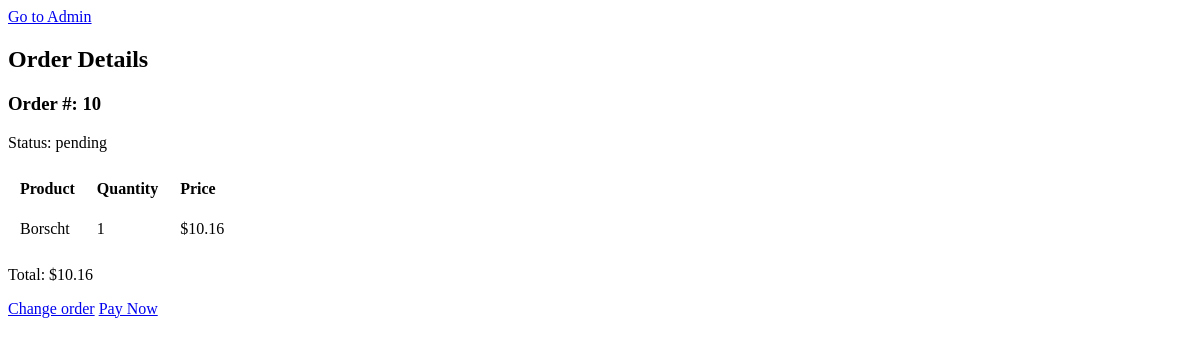
The app's page /order_details/10/ with its own data.
### ordering/models.py (models this page shows, shortened)
class Order(models.Model):
    STATUS_CHOICES = (
        ('pending', 'Pending'),
        ('active', 'Active'),
        ('completed', 'Completed'),
    )
    products = models.ManyToManyField(Product, through='OrderItem')
    status = models.CharField(max_length=10, choices=STATUS_CHOICES, default='pending')
    created_at = models.DateTimeField(auto_now_add=True)
    @property
    def total(self):
        return self.orderitem_set.aggregate(
            total=models.Sum(models.F('quantity') * models.F('product__price')))['total'] or 0

class OrderItem(models.Model):
    order = models.ForeignKey(Order, on_delete=models.CASCADE)
    product = models.ForeignKey(Product, on_delete=models.CASCADE)
    quantity = models.PositiveIntegerField()

class Product(models.Model):
    name = models.CharField(max_length=255)
    description = models.TextField()
    price = models.DecimalField(max_digits=10, decimal_places=2)

### ordering/views.py (the view)
# urls.py: path('order_details/<int:order_id>/', views.order_details, name='order_details'),
def order_details(request: HttpRequest, order_id: int):
    order = Order.objects.get(pk=order_id)
    return render(request, 'orders/order_details.html', {'order': order})

### templates/orders/order_details.html
{% extends 'orders/base.html' %}
{% block content %}
  <h2>Order Details</h2>
  <h3>Order #: {{ order.id }}</h3>
  <p>Status: {{ order.status }}</p>
  <table class="product-list">
    <thead>
      <tr>
        <th>Product</th>
        <th>Quantity</th>
        <th>Price</th>
      </tr>
    </thead>
    <tbody>
      {% for item in order.orderitem_set.all %}
        <tr>
          <td>{{ item.product.name }}</td>
          <td>{{ item.quantity }}</td>
          <td>${{ item.product.price }}</td>
        </tr>
      {% endfor %}
    </tbody>
  </table>
  <p>Total: ${{ order.total|floatformat:2 }}</p>
  <a href="{% url 'product_list' %}">Change order</a>
  <a href="{% url 'process_payment' %}">Pay Now</a>
{% endblock %}

### static/css/style.css (style rules this page uses)
.product-list th, .product-list td { padding: 10px; text-align: left; vertical-align: top; }
.product-list th { font-weight: bold; vertical-align: middle; }

### records on screen
Order: id "10", status "pending", total "10.16"
OrderItem: product.name "Borscht", quantity "1", product.price "10.16"
